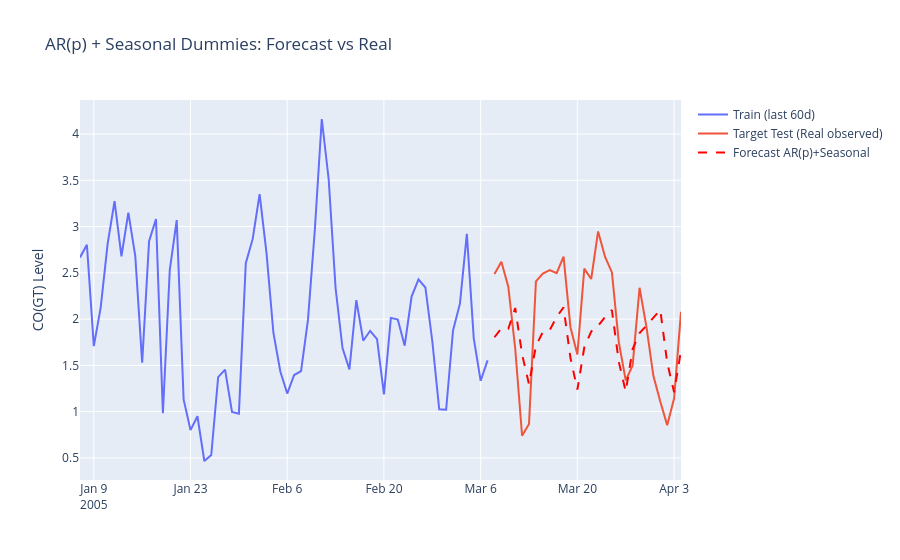

Source (notebook cell):
### Markdown cell above
- **AutoRegressive Lags Selection:**
  The `ar_select_order` algorithm tested model performances using up to 14 previous days (lags). Based on the AIC metric (which balances model accuracy against complexity), the function returned an array of **best lags**. If the output is e.g. `[1, 2, 3, 4, 5, 6, 7]`, it means the model heavily relies on the entire previous week's pattern to predict today's value, which aligns perfectly with our earlier PACF observations!

- **Model Fit Summary:**
  Looking at the summary table, the most critical columns are `coef` (the numeric weight parameter assigned to that specific past day) and `P>|z|` (the p-value). Lags showing a *p-value* < 0.05 are considered statistically significant drivers for the prediction. 
  
  Unlike the OLS baseline that blindly used calendar layout, this model actively digests the actual *levels of pollution recorded in recent days* to forecast the next time step. Because the data given to `AutoReg` is double-differenced (`train_diff_7_1`), it works to predict the **"change in the change"**, mathematically ensuring stationarity during the fitting process.

### Code cell
from scipy.special import inv_boxcox
import plotly.graph_objects as go
train_diff_1 = train.diff(1).dropna()

model_B = AutoReg(train_diff_1, lags=best_lags, seasonal=True, period=7).fit()

forecast_diff_1 = model_B.forecast(steps=len(test))

forecast_boxcox = (train.iloc[-1] + forecast_diff_1.cumsum())

forecast_final = inv_boxcox(forecast_boxcox, lambda0)

test_final = inv_boxcox(test, lambda0)

mape_AR = np.mean(np.abs((test_final - forecast_final) / test_final)) * 100
print(f"AR(p) Seasonal Model - MAPE: {mape_AR:.2f}%")

train_final_plot = inv_boxcox(train.iloc[-60:], lambda0)

fig = go.Figure()
fig.add_trace(go.Scatter(x=train_final_plot.index, y=train_final_plot, mode='lines', name='Train (last 60d)'))
fig.add_trace(go.Scatter(x=test_final.index, y=test_final, mode='lines', name='Target Test (Real observed)'))
fig.add_trace(go.Scatter(x=forecast_final.index, y=forecast_final, mode='lines', name='Forecast AR(p)+Seasonal', line=dict(dash='dash', color='red')))

fig.update_layout(title="AR(p) + Seasonal Dummies: Forecast vs Real", yaxis_title="CO(GT) Level")
fig.show()
